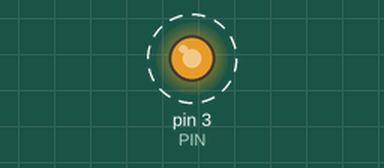
Simulated run of this sketch. Board: Arduino Uno, built with avr-gcc and run on an emulated ATmega328P. Shown: output pins drawn as LEDs (lit = HIGH). Dashed ring = blinking.

Above: at 0.05 s.
Timing chart, 0 to 3.0 s (numbered marks = the images above):
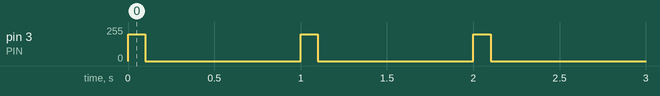

Measured:
- by itself, pin 3 (PIN): alternates 200/255 for 0.10 s and 0/255 for 0.90 s

The sketch:

SimpleSolenoid.ino
```cpp
// Simple solenoid test

#define PIN 3

byte val = 200;

void setup() {
  pinMode(PIN, OUTPUT);
}

void loop() {
  analogWrite(PIN, val);
  delay(100);
  analogWrite(PIN, LOW);
  delay(900);
}
```
